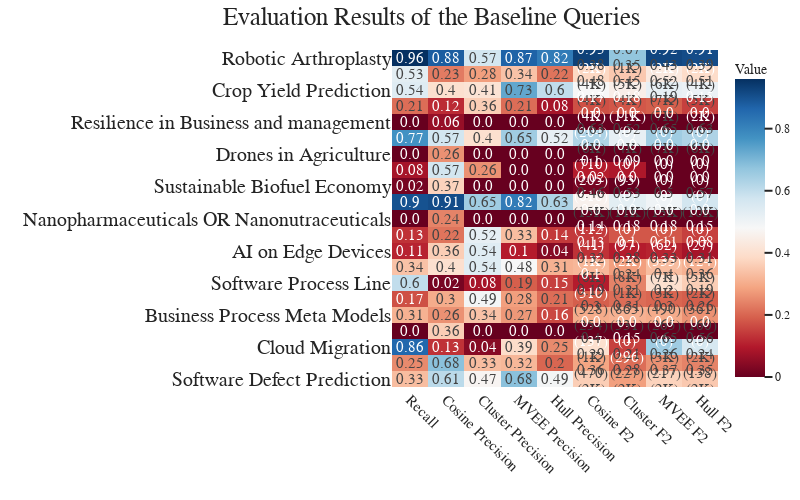

Notebook cell for this chart:
### Code cell
q_type = "Baseline"
temp = plt_df[plt_df["Index"] == q_type].round(2).drop(["Query", "Index"], axis=1)
heatmap_color = np.array(
    [temp[clm].values for clm in temp.columns if "Relevant" in clm]).T
heatmap_color = np.array([[f"<br>({str(human_format(val))})" for val in row] for row in heatmap_color], dtype="U32")
temp.index = temp["Topic"]
temp = temp[
    [
        "Recall",
        "Cosine Precision",
        "Cluster Precision",
        "MVEE Precision",
        "Hull Precision",
        "Cosine F2",
        "Cluster F2",
        "MVEE F2",
        "Hull F2",
    ]
]
customdata = np.array(temp.values, dtype="U32")
customdata[:, -4:] = np.char.add(customdata[:, -4:], heatmap_color)
# add the text in the last 4 columns in customdata to heatmap_color

fig = px.imshow(
    temp,
    title=f"Evaluation Results of the {q_type} Queries",
    labels=dict(x="Metric", y="Topic", color="Value"),
    aspect="auto",
    color_continuous_scale="RdBu",
)
fig.data[0].text = customdata
fig.data[0].texttemplate = "%{text}"
fig.update_layout(**PLOT_CONFIGS)
fig.update_layout(
    yaxis_tickfont_size=20,
    title_x=0.8,
    margin={"t": 50, "b": 0, "r": 0, "l": 0},
     )
fig.update_traces(textfont_size=15)
fig.show()
pio.write_image(
    fig, f"LitQEval-report/pics/{q_type.lower()}_results.pdf", width=1100, height=1000
)

### Figure 1 — Plotly figure (JSON) as saved in the notebook; plotly's stock layout.template omitted (floating-point values rounded to 4 significant figures; data arrays with more than 128 entries replaced by an {"elided": "..."} marker saying what was removed)
{"data": [{"coloraxis": "coloraxis", "hovertemplate": "Metric: %{x}<br>Topic: %{y}<br>Value: %{z}<extra></extra>", "name": "0", "text": {"elided": "21x9 str values"}, "textfont": {"size": 15}, "texttemplate": "%{text}", "type": "heatmap", "x": ["Recall", "Cosine Precision", "Cluster Precision", "MVEE Precision", "Hull Precision", "Cosine F2", "Cluster F2", "MVEE F2", "Hull F2"], "xaxis": "x", "y": ["Robotic Arthroplasty", "Soft Robotics", "Crop Yield Prediction", "Synthetic Biology", "Resilience in Business and management", "Cervical Myelopathy", "Drones in Agriculture", "Tourism Growth Nexus", "Sustainable Biofuel Economy", "Perovskite Solar Cells Stability", "Nanopharmaceuticals OR Nanonutraceuticals", "Green Warehousing", "AI on Edge Devices", "Internet of Things in Healthcare", "Software Process Line", "Data Stream Processing Latency", "Business Process Meta Models", "Multicore Performance Prediction", "Cloud Migration", "Software Fault Prediction Metrics", "Software Defect Prediction"], "yaxis": "y", "z": {"elided": "21x9 float values"}}], "layout": {"coloraxis": {"colorbar": {"title": {"text": "Value"}}, "colorscale": [[0, "rgb(103,0,31)"], [0.1, "rgb(178,24,43)"], [0.2, "rgb(214,96,77)"], [0.3, "rgb(244,165,130)"], [0.4, "rgb(253,219,199)"], [0.5, "rgb(247,247,247)"], [0.6, "rgb(209,229,240)"], [0.7, "rgb(146,197,222)"], [0.8, "rgb(67,147,195)"], [0.9, "rgb(33,102,172)"], [1, "rgb(5,48,97)"]]}, "font": {"family": "Modern Computer"}, "height": 500, "legend": {"font": {"size": 20}, "orientation": "h", "title": {"text": ""}, "x": 0.5, "xanchor": "center", "y": -0.6, "yanchor": "bottom"}, "margin": {"b": 0, "l": 0, "r": 0, "t": 50}, "showlegend": true, "title": {"font": {"family": "Modern Computer", "size": 25}, "text": "Evaluation Results of the Baseline Queries", "x": 0.8}, "width": 800, "xaxis": {"anchor": "y", "domain": [0, 1], "tickangle": 45, "tickfont": {"size": 15}, "title": {"font": {"size": 12}, "text": ""}}, "yaxis": {"anchor": "x", "autorange": "reversed", "domain": [0, 1], "tickfont": {"size": 20}, "title": {"font": {"size": 12}, "text": ""}}}}
